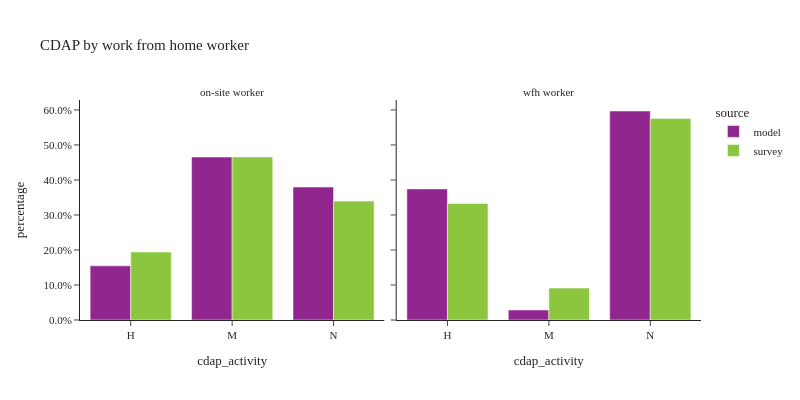

Write notebook code for a chart like this one.
### Code cell
df_plot = per_data.groupby(['source','work_from_home_label','cdap_activity'])['person_weight'].sum().reset_index()
df_plot['percentage'] = df_plot.groupby(['source','work_from_home_label'], group_keys=False)['person_weight'].\
    apply(lambda x: x / float(x.sum()))

fig = px.bar(df_plot, x="cdap_activity", y="percentage", color="source",barmode="group",
                facet_col="work_from_home_label", facet_col_wrap=2,
                title="CDAP by work from home worker")
fig.for_each_annotation(lambda a: a.update(text = a.text.split("=")[-1]))
fig.for_each_yaxis(lambda a: a.update(tickformat = ".1%"))
fig.update_layout(height=400, width=800)
fig.show()

### Figure 1 — Plotly figure (JSON) as saved in the notebook; plotly's stock layout.template omitted (floating-point values rounded to 4 significant figures)
{"data": [{"alignmentgroup": "True", "hovertemplate": "source=model<br>work_from_home_label=on-site worker<br>cdap_activity=%{x}<br>percentage=%{y}<extra></extra>", "legendgroup": "model", "marker": {"color": "#91268F", "pattern": {"shape": ""}}, "name": "model", "offsetgroup": "model", "orientation": "v", "showlegend": true, "textposition": "auto", "type": "bar", "x": ["H", "M", "N"], "xaxis": "x", "y": [0.1548, 0.4655, 0.3797], "yaxis": "y"}, {"alignmentgroup": "True", "hovertemplate": "source=model<br>work_from_home_label=wfh worker<br>cdap_activity=%{x}<br>percentage=%{y}<extra></extra>", "legendgroup": "model", "marker": {"color": "#91268F", "pattern": {"shape": ""}}, "name": "model", "offsetgroup": "model", "orientation": "v", "showlegend": false, "textposition": "auto", "type": "bar", "x": ["H", "M", "N"], "xaxis": "x2", "y": [0.3745, 0.02853, 0.597], "yaxis": "y2"}, {"alignmentgroup": "True", "hovertemplate": "source=survey<br>work_from_home_label=on-site worker<br>cdap_activity=%{x}<br>percentage=%{y}<extra></extra>", "legendgroup": "survey", "marker": {"color": "#8CC63E", "pattern": {"shape": ""}}, "name": "survey", "offsetgroup": "survey", "orientation": "v", "showlegend": true, "textposition": "auto", "type": "bar", "x": ["H", "M", "N"], "xaxis": "x", "y": [0.1944, 0.4659, 0.3398], "yaxis": "y"}, {"alignmentgroup": "True", "hovertemplate": "source=survey<br>work_from_home_label=wfh worker<br>cdap_activity=%{x}<br>percentage=%{y}<extra></extra>", "legendgroup": "survey", "marker": {"color": "#8CC63E", "pattern": {"shape": ""}}, "name": "survey", "offsetgroup": "survey", "orientation": "v", "showlegend": false, "textposition": "auto", "type": "bar", "x": ["H", "M", "N"], "xaxis": "x2", "y": [0.3331, 0.09109, 0.5758], "yaxis": "y2"}], "layout": {"annotations": [{"font": {}, "showarrow": false, "text": "on-site worker", "x": 0.245, "xanchor": "center", "xref": "paper", "y": 1.0, "yanchor": "bottom", "yref": "paper"}, {"font": {}, "showarrow": false, "text": "wfh worker", "x": 0.755, "xanchor": "center", "xref": "paper", "y": 1.0, "yanchor": "bottom", "yref": "paper"}], "barmode": "group", "height": 400, "legend": {"title": {"text": "source"}, "tracegroupgap": 0}, "title": {"text": "CDAP by work from home worker"}, "width": 800, "xaxis": {"anchor": "y", "domain": [0.0, 0.49], "title": {"text": "cdap_activity"}}, "xaxis2": {"anchor": "y2", "domain": [0.51, 1.0], "matches": "x", "title": {"text": "cdap_activity"}}, "yaxis": {"anchor": "x", "domain": [0.0, 1.0], "tickformat": ".1%", "title": {"text": "percentage"}}, "yaxis2": {"anchor": "x2", "domain": [0.0, 1.0], "matches": "y", "showticklabels": false, "tickformat": ".1%"}}}
